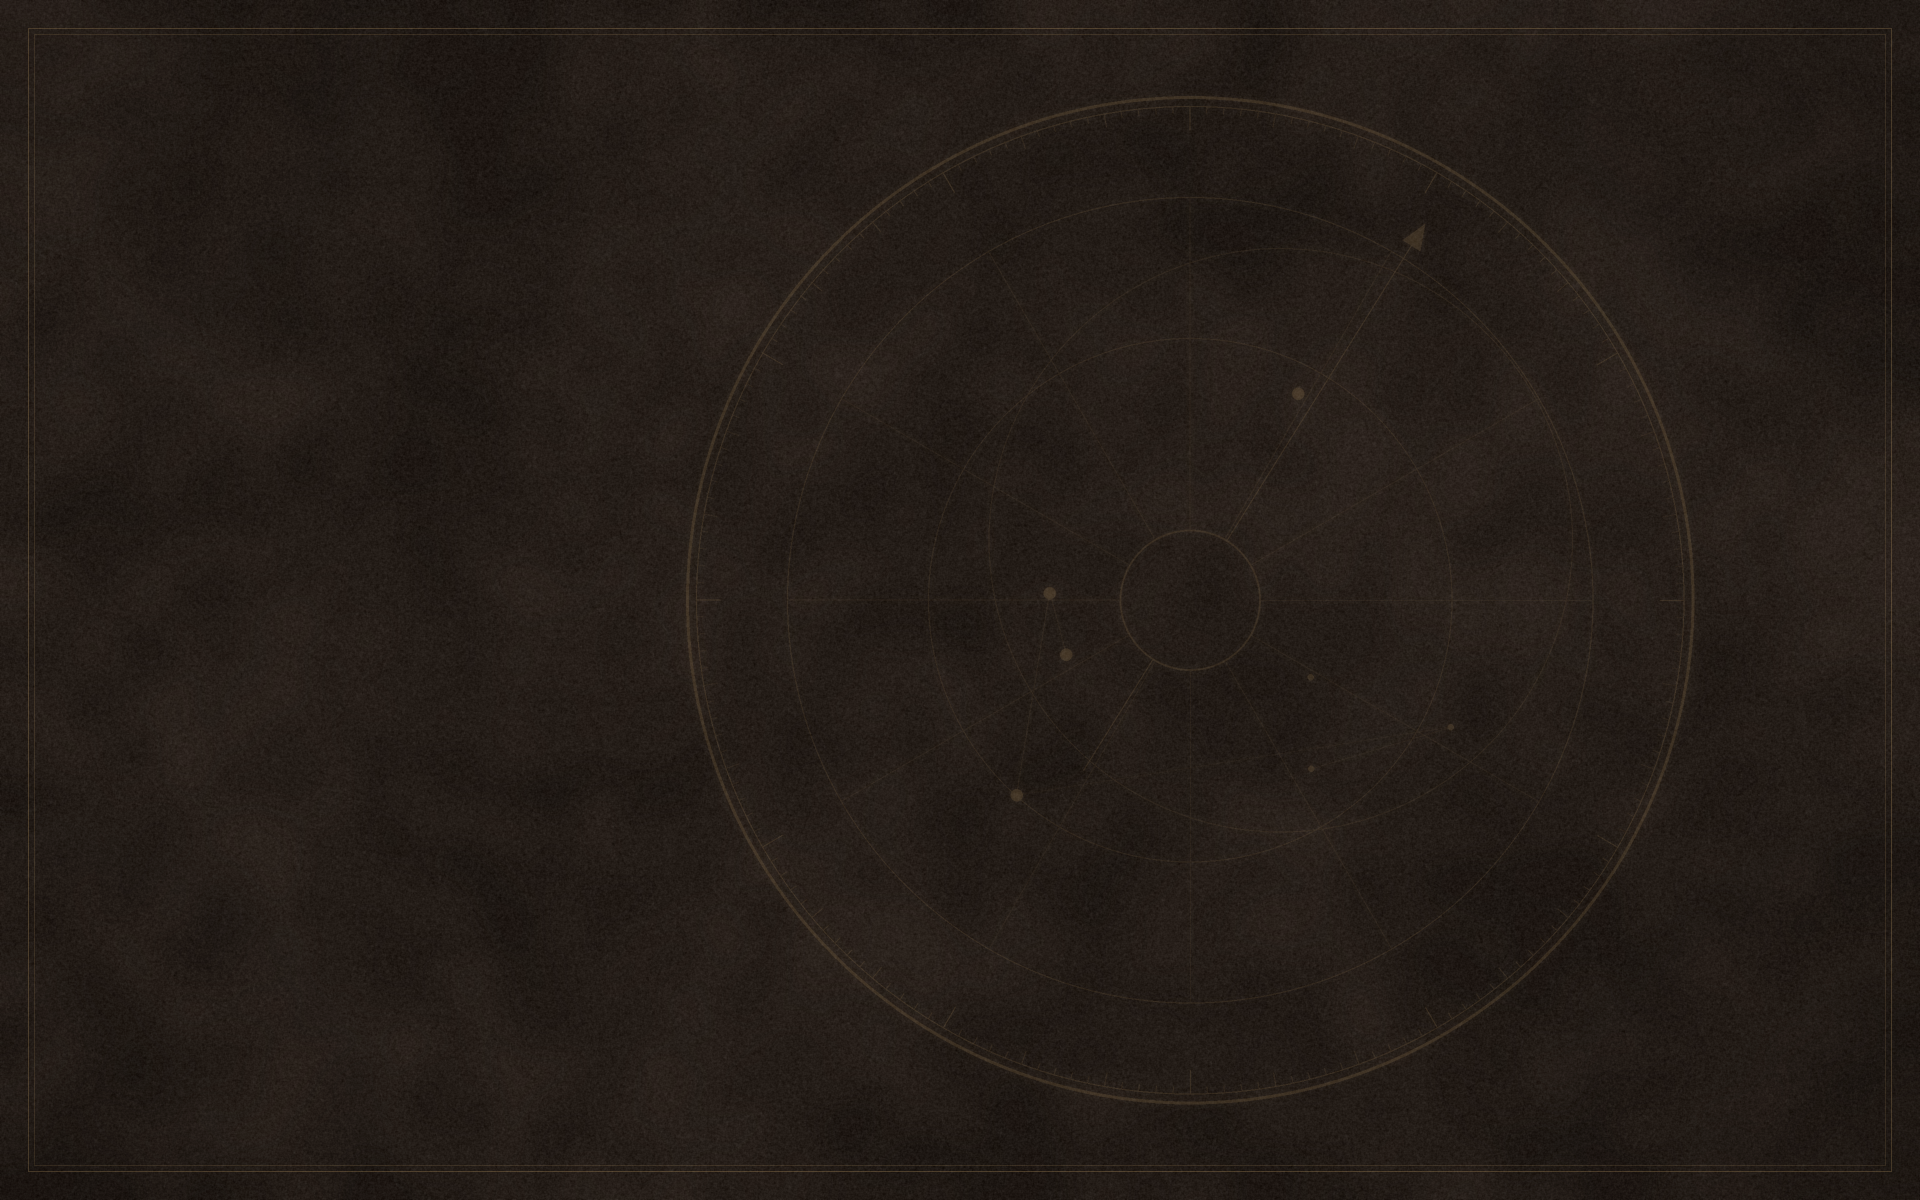

The Python source for this figure:
#!/usr/bin/env python3
"""Dark academia wallpaper: mottled walnut leather, a vignette, and a faint brass astrolabe.

Deterministic (fixed seeds), needs only Pillow:  python3 academia.py [out.png] [WIDTHxHEIGHT]
Palette matches ~/.config/quickshell/Theme.qml (espresso #1c1612 .. leather #2f2620, brass #c9a46a).
"""
import math
import random
import sys

from PIL import Image, ImageChops, ImageDraw, ImageFilter

OUT = sys.argv[1] if len(sys.argv) > 1 else "academia.png"
W, H = map(int, (sys.argv[2] if len(sys.argv) > 2 else "1920x1200").split("x"))

ESPRESSO = (0x1C, 0x16, 0x12)
WALNUT = (0x24, 0x1D, 0x18)
LEATHER = (0x2F, 0x26, 0x20)
BRASS = (0xC9, 0xA4, 0x6A)


def noise(w, h, sigma, seed):
    """Grey Gaussian noise centred on 128, reproducible."""
    random.seed(seed)
    img = Image.new("L", (w, h))
    img.putdata([max(0, min(255, int(random.gauss(128, sigma)))) for _ in range(w * h)])
    return img


def mottle(scale, blur, seed):
    """Low-frequency blotches: small noise, upscaled and blurred."""
    n = noise(max(2, W // scale), max(2, H // scale), 60, seed).filter(ImageFilter.GaussianBlur(1))
    return n.resize((W, H), Image.BICUBIC).filter(ImageFilter.GaussianBlur(blur))


# Leather: walnut base, lightened and darkened by two octaves of blotches.
mask = ImageChops.add(mottle(64, 40, 1), mottle(16, 10, 2), scale=2.0)
img = Image.composite(Image.new("RGB", (W, H), LEATHER), Image.new("RGB", (W, H), ESPRESSO),
                      mask.point(lambda v: max(0, min(255, (v - 104) * 5))))
img = Image.blend(Image.new("RGB", (W, H), WALNUT), img, 0.75)

# Fine grain, like the pores of the hide.
grain = noise(W, H, 7, 3).filter(ImageFilter.GaussianBlur(0.7))
img = ImageChops.add(img, Image.merge("RGB", [grain] * 3), scale=1.0, offset=-128)

# Brass astrolabe, drawn at 2x and scaled down for anti-aliasing.
S = 2
R = int(min(W, H) * 0.42) * S
cx, cy = int(W * 0.62) * S, int(H * 0.5) * S
art = Image.new("L", (W * S, H * S), 0)
d = ImageDraw.Draw(art)


def circle(r, width, a=255):
    d.ellipse((cx - r, cy - r, cx + r, cy + r), outline=a, width=width)


def polar(r, deg):
    t = math.radians(deg)
    return cx + r * math.cos(t), cy + r * math.sin(t)


circle(R, 3 * S)
circle(R - 10 * S, 1 * S)
circle(int(R * 0.80), 1 * S, 200)
circle(int(R * 0.52), 1 * S, 170)
circle(int(R * 0.14), 2 * S, 200)
for deg in range(0, 360, 2):  # degree scale between the outer rules
    long = deg % 30 == 0
    mid = deg % 10 == 0
    r0 = R - (34 if long else 24 if mid else 17) * S
    d.line([polar(r0, deg), polar(R - 10 * S, deg)], fill=255 if long else 190, width=S)
for deg in range(0, 360, 30):  # hour lines across the plate
    d.line([polar(int(R * 0.14), deg), polar(int(R * 0.80), deg)], fill=110, width=S)
# Tilted ecliptic ring and a rete pointer.
ex, ey, er = cx + int(R * 0.18), cy - int(R * 0.12), int(R * 0.58)
d.ellipse((ex - er, ey - er, ex + er, ey + er), outline=150, width=S)
d.line([polar(int(R * 0.14), -58), polar(int(R * 0.88), -58)], fill=210, width=S)
d.line([polar(int(R * 0.14), 122), polar(int(R * 0.40), 122)], fill=210, width=S)
d.polygon([polar(int(R * 0.88), -58), polar(int(R * 0.83), -56.6), polar(int(R * 0.83), -59.4)], fill=210)
# A few stars, joined like a constellation.
random.seed(7)
stars = [polar(random.uniform(R * 0.25, R * 0.75), random.uniform(0, 360)) for _ in range(7)]
d.line(stars[:5], fill=120, width=S)
for x, y in stars:
    s = random.choice((3, 4, 6)) * S
    d.ellipse((x - s, y - s, x + s, y + s), fill=255)

art = art.resize((W, H), Image.LANCZOS)
art = Image.blend(art, art.filter(ImageFilter.GaussianBlur(3)), 0.35)  # soften, like worn engraving
art = art.point(lambda v: v * 0.22)  # faint
img = Image.composite(Image.new("RGB", (W, H), BRASS), img, art)

# Thin double rule framing the screen.
frame = Image.new("L", (W, H), 0)
f = ImageDraw.Draw(frame)
for inset, a in ((28, 70), (34, 40)):
    f.rectangle((inset, inset, W - 1 - inset, H - 1 - inset), outline=a, width=1)
img = Image.composite(Image.new("RGB", (W, H), BRASS), img, frame)

# Vignette: darken towards the corners.
v = Image.new("L", (W, H), 0)
ImageDraw.Draw(v).ellipse((-W * 0.15, -H * 0.2, W * 1.15, H * 1.2), fill=255)
v = v.filter(ImageFilter.GaussianBlur(min(W, H) * 0.18))
img = Image.composite(img, Image.blend(img, Image.new("RGB", (W, H), (8, 6, 5)), 0.6), v)

img.save(OUT, optimize=True)
